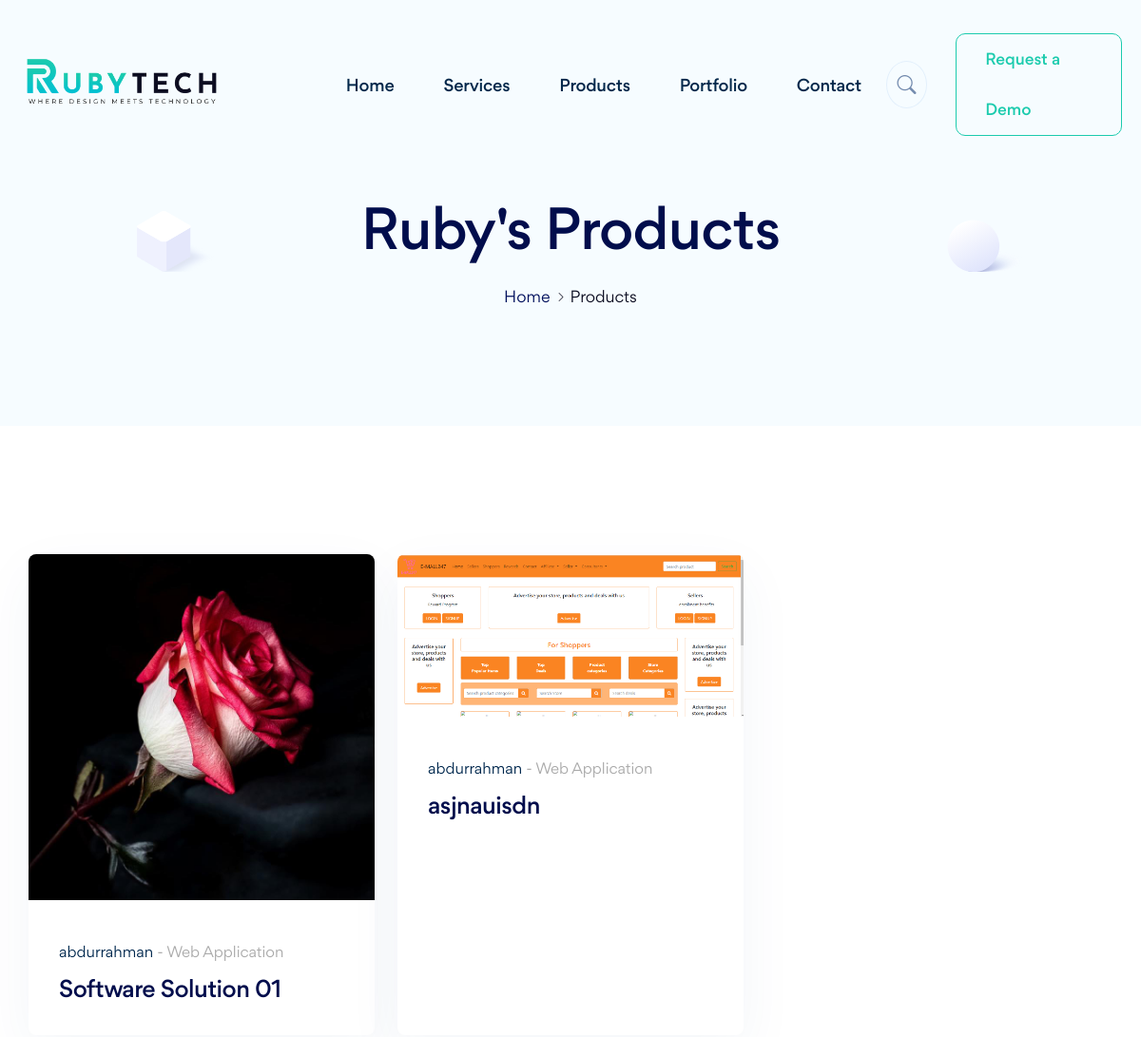
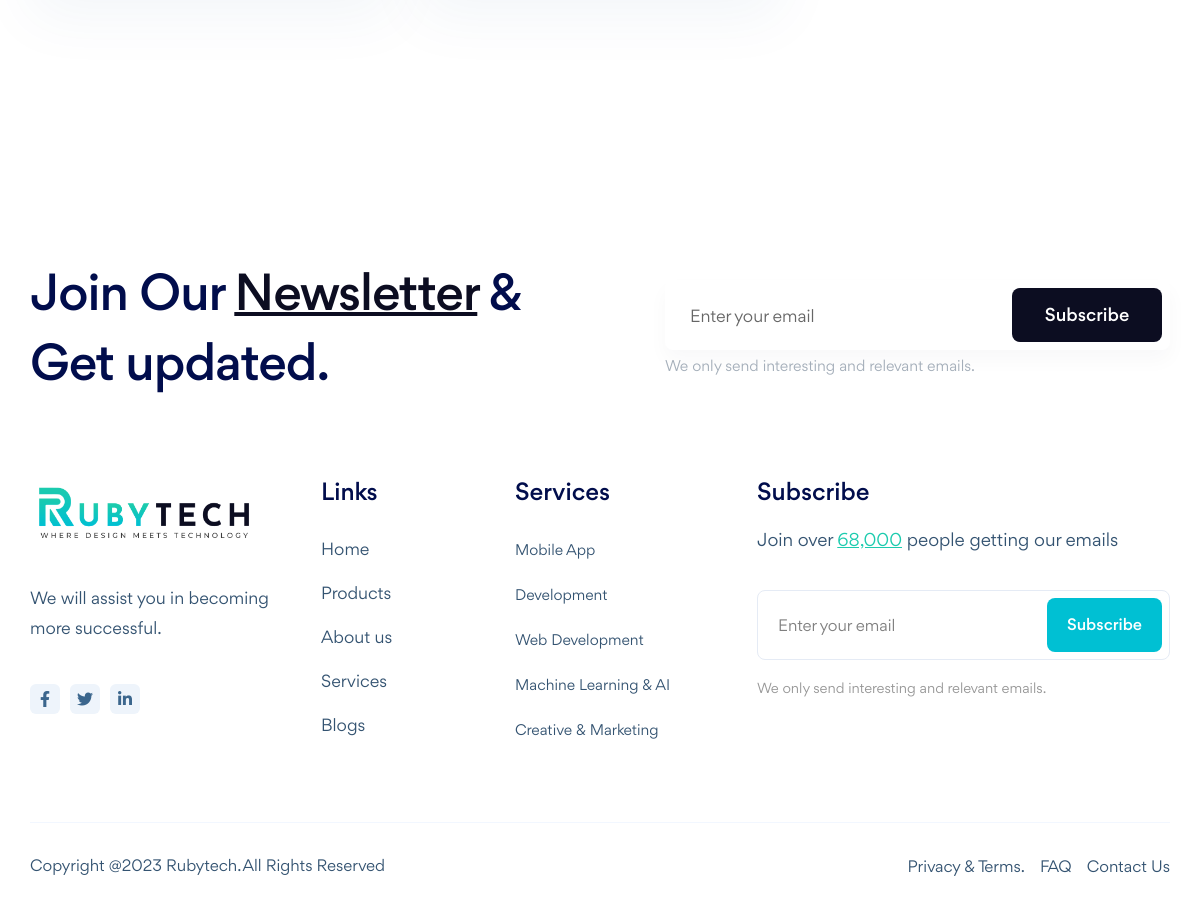
Screenshot of /products/ with the database file from the repository (2 pictures, top to bottom).
### products/models.py (models this page shows, shortened)
class Product_Table(models.Model):
    class Meta:
        verbose_name_plural = 'Product Table'
    Name = models.CharField(max_length=255)
    slug = models.SlugField(default="Auto-Generate", editable=False)
    Category = models.ForeignKey(product_category, on_delete=models.CASCADE)
    Author = models.ForeignKey(User, on_delete=models.CASCADE, blank=True, null=True)
    image = models.ImageField(upload_to='Product_images/', blank=True, null=True)
    Description = RichTextField(blank=True, null=True)
    tags = models.CharField(max_length=255, default="", blank=True, null=True)
    featured = models.BooleanField(default=False)
    Time = models.DateTimeField(default=datetime.now(), blank=True)

class product_category(models.Model):
    class Meta:
        verbose_name_plural = 'Product Category'
    name = models.CharField(max_length=255)

### products/views.py (the view)
# urls.py: path('', views.products, name='products'),
def products(request):
    all_products = Product_Table.objects.all()
    context = {'all_products':all_products}
    return render(request, 'products.html', context)

### portfolio/templates/products.html
{% include 'header.html' %}
{% load static %}
			<div class="theme-inner-banner">
				<div class="container">
					<h2 class="intro-title text-center">Ruby's Products</h2>
					<ul class="page-breadcrumb style-none d-flex justify-content-center">
						<li><a href="{% url 'index' %}">Home</a></li>
						<li class="current-page">Products</li>
					</ul>
				</div>
				<img src="{% static 'images/shape/shape_38.svg' %}" alt="" class="shapes shape-one">
				<img src="{% static 'images/shape/shape_39.svg' %}" alt="" class="shapes shape-two">
			</div>
			<div class="blog-section-three pt-90 mb-150 lg-pt-40 lg-mb-100">
				<div class="container">
					<div class="row gx-xxl-5">
						{% for product in all_products %}
						<div class="col-lg-4 col-sm-6 d-flex" data-aos="fade-up">
							<article class="blog-meta-one color-two tran3s mt-45">
								<figure class="post-img m0"><a href="{% url 'product_details' product.slug %}" class="w-100 d-block"><img src="{{ product.image.url }}" alt="" class="w-100 tran4s"></a></figure>
								<div class="post-data">
									<div class="post-tag"><a href="">{{ product.Author }}</a> - {{ product.Category.name }}</div>
									<a href="" class="blog-title"><h5>{{ product.Name }}</h5></a>
								</div>
							</article>
						</div>
						{% endfor %}
					</div>
				</div>
			</div>
            {% include 'footer.html' %}

### static/css/responsive.css (style rules this page uses)
@media (min-width: 992px) { .container { padding-right: 0;padding-left: 0; } }

### static/css/framework.css (style rules this page uses)
* { margin:0;padding:0;-webkit-box-sizing: border-box;-moz-box-sizing: border-box;box-sizing: border-box; }
a { text-decoration: none; display: inline-block; color: inherit; }
img { max-width: 100%; display: block; }
.m0 { margin: 0 !important; }
.pt-90 { padding-top: 90px; }
.mt-45 { margin-top: 45px; }
.mb-150 { margin-bottom: 150px; }

### rows the page displays
Product_Table: image (picture), Author "abdurrahman", Category.name "Web Application", Name "Software Solution 01"
Product_Table: image (picture), Author "abdurrahman", Category.name "Web Application", Name "asjnauisdn"
